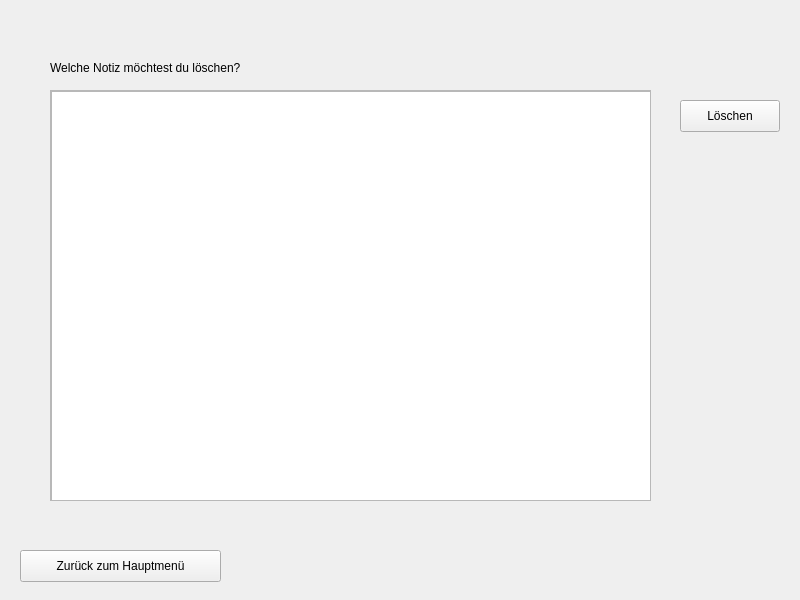
<?xml version="1.0" encoding="UTF-8"?>
<ui version="4.0">
 <class>deletenote</class>
 <widget class="QWidget" name="deletenote">
  <property name="geometry">
   <rect>
    <x>0</x>
    <y>0</y>
    <width>800</width>
    <height>600</height>
   </rect>
  </property>
  <property name="windowTitle">
   <string>Form</string>
  </property>
  <widget class="QLabel" name="label">
   <property name="geometry">
    <rect>
     <x>50</x>
     <y>60</y>
     <width>301</width>
     <height>16</height>
    </rect>
   </property>
   <property name="text">
    <string>Welche Notiz möchtest du löschen?</string>
   </property>
   <property name="alignment">
    <set>Qt::AlignmentFlag::AlignLeading|Qt::AlignmentFlag::AlignLeft|Qt::AlignmentFlag::AlignVCenter</set>
   </property>
  </widget>
  <widget class="QScrollArea" name="scrollArea">
   <property name="geometry">
    <rect>
     <x>50</x>
     <y>90</y>
     <width>601</width>
     <height>411</height>
    </rect>
   </property>
   <property name="widgetResizable">
    <bool>true</bool>
   </property>
   <widget class="QWidget" name="scrollAreaWidgetContents">
    <property name="geometry">
     <rect>
      <x>0</x>
      <y>0</y>
      <width>599</width>
      <height>409</height>
     </rect>
    </property>
    <widget class="QListWidget" name="listWidget_deleteNote">
     <property name="geometry">
      <rect>
       <x>0</x>
       <y>0</y>
       <width>641</width>
       <height>421</height>
      </rect>
     </property>
     <property name="cursor" stdset="0">
      <cursorShape>PointingHandCursor</cursorShape>
     </property>
    </widget>
   </widget>
  </widget>
  <widget class="QPushButton" name="backButton_deleteNote">
   <property name="geometry">
    <rect>
     <x>20</x>
     <y>550</y>
     <width>201</width>
     <height>32</height>
    </rect>
   </property>
   <property name="text">
    <string>Zurück zum Hauptmenü</string>
   </property>
   <property name="icon">
    <iconset theme="QIcon::ThemeIcon::GoHome"/>
   </property>
   <property name="iconSize">
    <size>
     <width>19</width>
     <height>20</height>
    </size>
   </property>
  </widget>
  <widget class="QPushButton" name="deleteButton_deleteNote">
   <property name="geometry">
    <rect>
     <x>680</x>
     <y>100</y>
     <width>100</width>
     <height>32</height>
    </rect>
   </property>
   <property name="text">
    <string>Löschen</string>
   </property>
   <property name="icon">
    <iconset theme="user-trash"/>
   </property>
   <property name="iconSize">
    <size>
     <width>20</width>
     <height>20</height>
    </size>
   </property>
  </widget>
  <widget class="QLabel" name="errorLabel_deletnote">
   <property name="geometry">
    <rect>
     <x>370</x>
     <y>510</y>
     <width>281</width>
     <height>31</height>
    </rect>
   </property>
   <property name="text">
    <string/>
   </property>
  </widget>
 </widget>
 <resources/>
 <connections/>
</ui>
